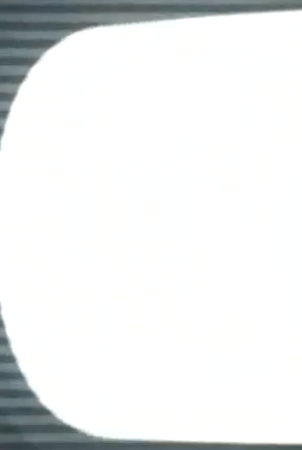
#> input picture data/data-test/254294341_2852950394929908_5963156449452336313_n.png, 302 x 450 px, shrunk from 387 x 577 before the run
$ python test.py
#> lines starting #> are read from the running program, lines starting #| are printed output that depends on the picture; long printed decimals are rounded
#Author: Nguyễn Quang Thịnh
import numpy as np
import cv2
import matplotlib.pyplot as plt
import os
from matplotlib.image import imread
directory ='data'
classes =['data-test']
os.path.abspath(os.getcwd())

def column(matrix, i):
    return [row[i] for row in matrix]


for i in classes:
    path = os.path.join(directory,i)

    for img in os.listdir(path):
        img_array = cv2.imread(os.path.join(path, img), cv2.IMREAD_GRAYSCALE)
#> img_array: shape (450, 302); min 59, max 255, mean 236.8
        thresh = 10  #0: black 255: white
        img_org = cv2.imread(os.path.join(path, img),)
#> img_org is the input picture: shape (450, 302, 3); mean B, G, R 237.7, 237.7, 235.9
        img_binary = cv2.threshold(img_array, thresh, 255, cv2.THRESH_BINARY)[1]
#> img_binary: shape (450, 302); every value is 255

        R, G, B = img_org[:,:,0], img_org[:,:,1], img_org[:,:,2]
        imgGray = 0.2989 * R + 0.5870 * G + 0.1140 * B


        #average pr
        average_line_ox = np.average(img_binary, axis = 0)
#> average_line_ox = 302 values from 255 to 255
        m = len(average_line_ox)
#> m = 302
        x = np.linspace(0, m, m, endpoint=False)
#> x = 302 values from 0 to 301

        average_line_oy = np.average(img_binary, axis = 1)
#> average_line_oy = 450 values from 255 to 255
        n = len(average_line_oy)
#> n = 450
        y = np.linspace(0, n, n, endpoint=False)
#> y = 450 values from 0 to 449

        h , w = imgGray.shape
#> h = 450; w = 302


        A = np.array(imgGray)
        A[:,1]
        n = len(A[:,1])
        y = np.linspace(0 , n, n, endpoint=False)

        k = int(input())
#> the answer given: 3
        B = A[:,k]
#> B = 450 values, max 255 at index 151, min 65.47 at index 429, mean 169


        max_value = np.max(B)
#> max_value = 255
        print(max_value)
#| 254.974
        coefficent = w/max_value
#> coefficent = 1.18

        # Plot 1
        plt.figure(figsize=(20, 11))
        plt.subplot(2, 2, 1)
        plt.title("Origin Image")
        plt.imshow(img_org)
        plt.axvline(x = k, color = 'r', linestyle = '--')
        plt.subplot(2, 2, 2)
        plt.title("Gray Image")

        plt.imshow(imgGray, cmap= 'gray')
        plt.plot(B, y)
        plt.plot(B*coefficent, y)
        plt.subplot(2, 2, 3)
        plt.title("Histogram average of column")
        plt.plot(average_line_oy, y)

        plt.subplot(2, 2, 4)
        plt.title("Histogram at column " + str(k))
        plt.plot(B, y)


        plt.show()
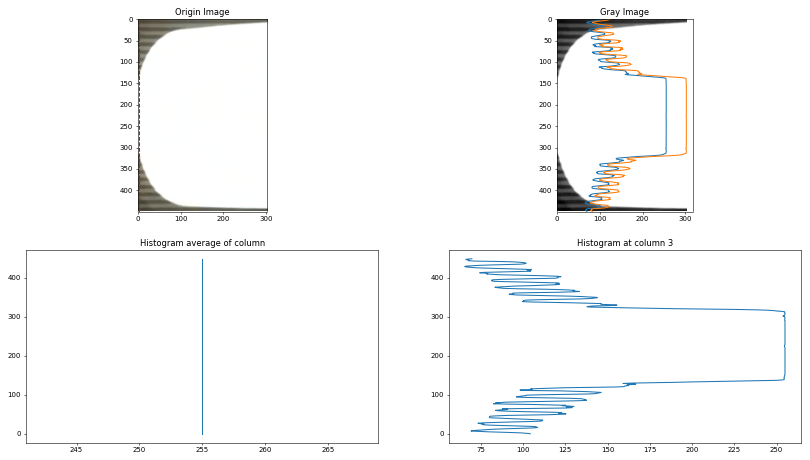
#> figure drawn by matplotlib, 4 panels; B, G, R data is drawn as R, G, B
    break
